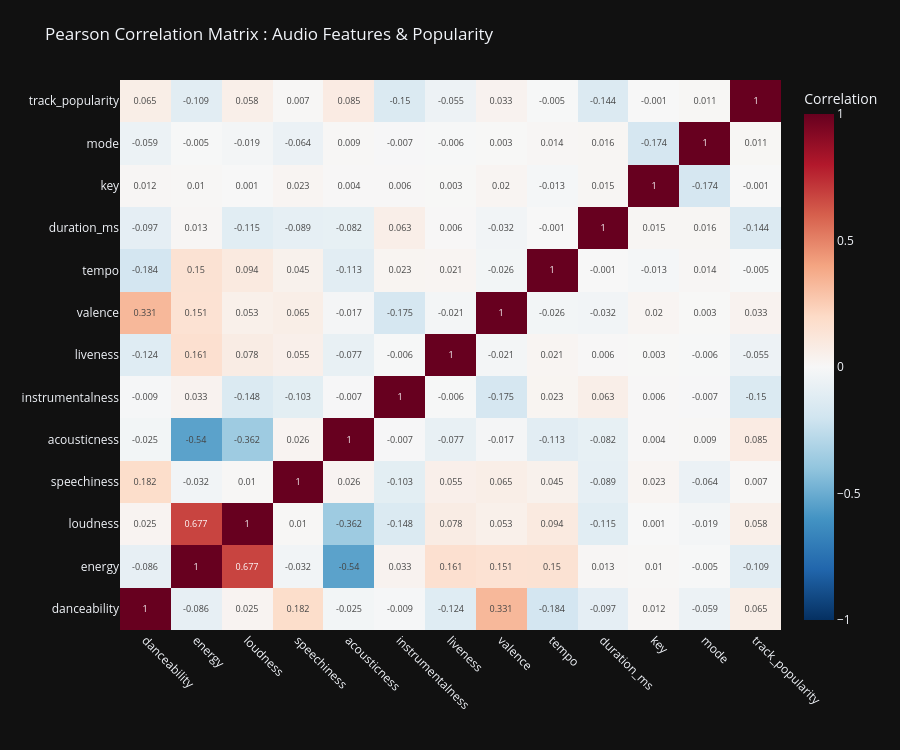

Notebook code cell kept with this figure:
### Markdown cell above
## 2.1 Interactive Correlation Heatmap

The heatmap below displays pairwise Pearson correlations between all audio features and the target variable (track popularity). This serves **Objective 7** (multicollinearity) and **Objective 1** (feature-to-popularity mapping).

**How to read it:** Cells closer to **+1 (red)** indicate strong positive correlation, these features move together. Cells closer to **-1 (blue)** indicate inverse relationships. Hover over any cell to see the exact correlation coefficient.

> **Why this adds value:** Identifying highly correlated feature pairs (e.g., energy and loudness) is critical before modelling. If two features carry nearly the same information, including both can inflate variance in Linear Regression coefficients and mislead importance rankings. This heatmap lets me spot those redundancies early.

### Code cell
# Interactive Correlation Heatmap
corr = df[features + [target]].corr()

fig = go.Figure(data=go.Heatmap(
    z=corr.values,
    x=corr.columns.tolist(),
    y=corr.columns.tolist(),
    colorscale='RdBu_r',
    zmin=-1, zmax=1,
    text=np.round(corr.values, 3),
    texttemplate='%{text}',
    textfont={"size": 9},
    hovertemplate='%{x} vs %{y}<br>Correlation: %{z:.3f}<extra></extra>',
    colorbar=dict(title="Correlation")
))
fig.update_layout(
    title='Pearson Correlation Matrix: Audio Features & Popularity',
    template='plotly_dark',
    width=900, height=750,
    xaxis=dict(tickangle=45),
    margin=dict(l=120, r=50, t=80, b=120)
)
fig.show()

display(Markdown(
    "**Key findings from the correlation matrix:**\n"
    "- **Energy and Loudness** show strong positive correlation (~0.68), meaning louder tracks tend to be higher energy, these features carry overlapping information.\n"
    "- **Energy and Acousticness** are strongly negatively correlated (~-0.66), confirming that acoustic tracks are typically lower energy.\n"
    "- **Track popularity** has relatively weak linear correlations with individual features, suggesting that popularity is driven by **non-linear combinations** of features, a strong argument for tree-based and neural network models."
))

### Figure 1 — Plotly figure (JSON) as saved in the notebook; plotly's stock layout.template omitted (floating-point values rounded to 4 significant figures; data arrays with more than 128 entries replaced by an {"elided": "..."} marker saying what was removed)
{"data": [{"colorbar": {"title": {"text": "Correlation"}}, "colorscale": [[0, "rgb(5,48,97)"], [0.1, "rgb(33,102,172)"], [0.2, "rgb(67,147,195)"], [0.3, "rgb(146,197,222)"], [0.4, "rgb(209,229,240)"], [0.5, "rgb(247,247,247)"], [0.6, "rgb(253,219,199)"], [0.7, "rgb(244,165,130)"], [0.8, "rgb(214,96,77)"], [0.9, "rgb(178,24,43)"], [1, "rgb(103,0,31)"]], "hovertemplate": "%{x} vs %{y}<br>Correlation: %{z:.3f}<extra></extra>", "text": {"elided": "13x13 float values"}, "textfont": {"size": 9}, "texttemplate": "%{text}", "type": "heatmap", "x": ["danceability", "energy", "loudness", "speechiness", "acousticness", "instrumentalness", "liveness", "valence", "tempo", "duration_ms", "key", "mode", "track_popularity"], "y": ["danceability", "energy", "loudness", "speechiness", "acousticness", "instrumentalness", "liveness", "valence", "tempo", "duration_ms", "key", "mode", "track_popularity"], "z": {"elided": "13x13 float values"}, "zmax": 1, "zmin": -1}], "layout": {"height": 750, "margin": {"b": 120, "l": 120, "r": 50, "t": 80}, "title": {"text": "Pearson Correlation Matrix : Audio Features & Popularity"}, "width": 900, "xaxis": {"tickangle": 45}}}
